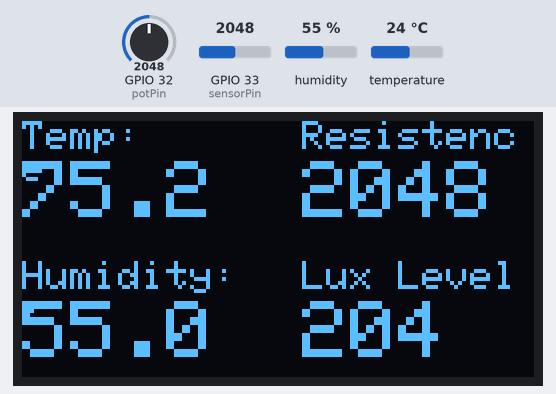
Simulated run of this sketch. Board: ESP32. Parts: 128×64 one-colour display. The test bench sets the inputs (shaded band); at power-on: humidity 55 %, GPIO 32 (potPin) = 2048, GPIO 33 (sensorPin) = 2048, temperature 24 °C. What the sketch prints to the serial monitor is not drawn.

Above: at 4.6 s.
4.7 s: humidity set to 22 %
At 7.3 s:
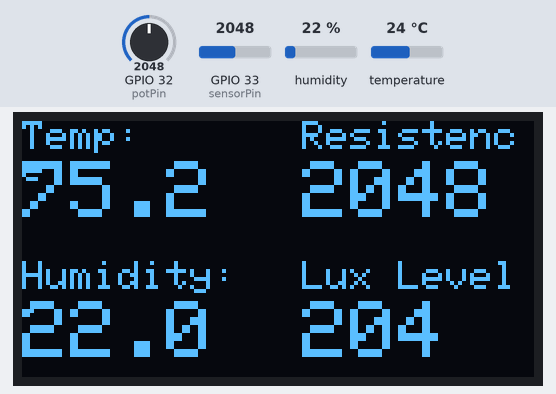
7.7 s: GPIO 32 (potPin) set to 2866
At 8.4 s:
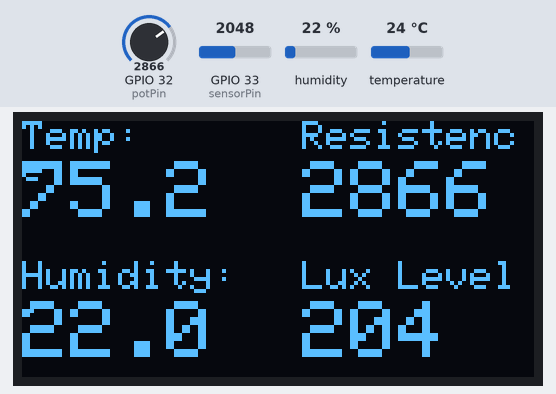
10.7 s: GPIO 33 (sensorPin) set to 2866
At 13.0 s:
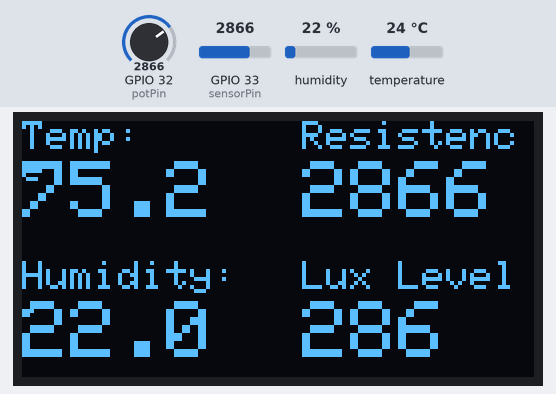
13.7 s: temperature set to 12 °C
At 15.2 s:
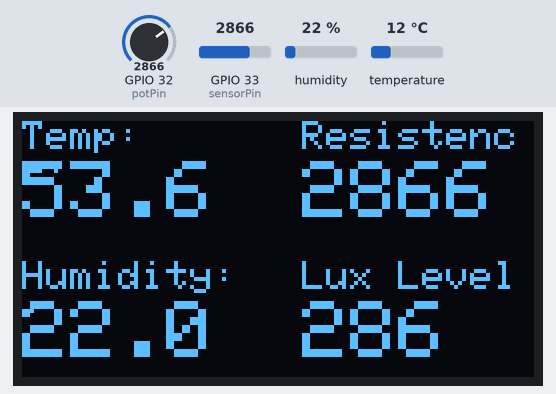
16.7 s: GPIO 32 (potPin) set to 3972
At 19.6 s:
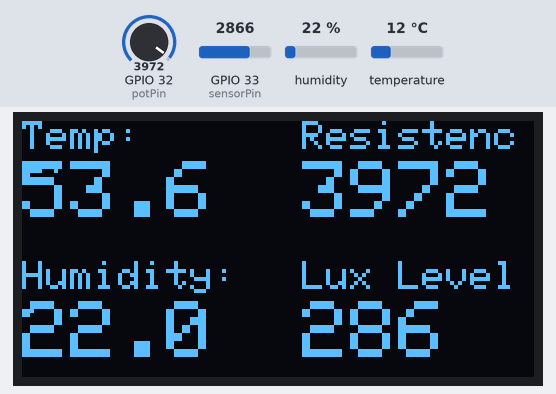
19.9 s: GPIO 33 (sensorPin) set to 3972
At 21.9 s:
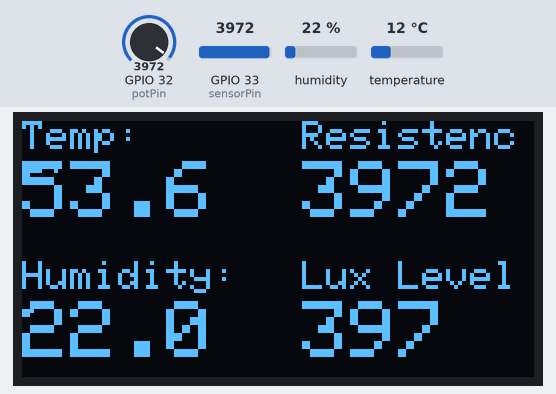
Timing chart, 0 to 23.4 s (numbered marks = the images above; inputs shaded):
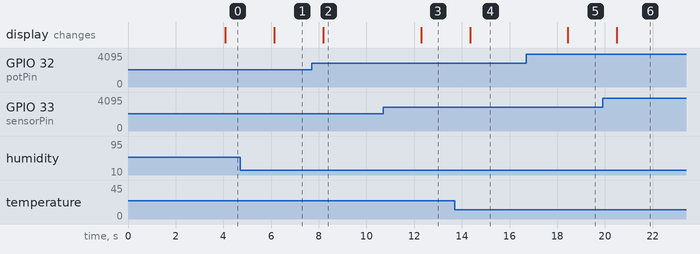

The sketch:

Show_4_Sensors.ino
```cpp
/*
By Stephen Borsay for Cloudboard.cc  ---  https://github.com/sborsay
*/

#include <Wire.h>
#include <Adafruit_GFX.h>
#include <Adafruit_SSD1306.h>
#include <Adafruit_Sensor.h>
#include <DHT.h>

#define SCREEN_WIDTH 128 // OLED display width, in pixels
#define SCREEN_HEIGHT 64 // OLED display height, in pixels

// Declaration for an SSD1306 display connected to I2C (SDA, SCL pins)
Adafruit_SSD1306 display(SCREEN_WIDTH, SCREEN_HEIGHT, &Wire, -1);

const int sensorPin = 33; //GL5528 phtoresistor on GPIO23
int lightLevel;
const int potPin = 32;     //pin with 10k trimmer potentiometer
int potValue;

#define DHTPIN 15     // Digital pin connected to the DHT sensor

// Uncomment the type of sensor in use:
#define DHTTYPE    DHT11     // DHT 11
//#define DHTTYPE    DHT22     // DHT 22 (AM2302)
//#define DHTTYPE    DHT21     // DHT 21 (AM2301)

DHT dht(DHTPIN, DHTTYPE);


void setup() {
  Serial.begin(115200);

  dht.begin();

  if(!display.begin(SSD1306_SWITCHCAPVCC, 0x3C)) {
    Serial.println(F("SSD1306 allocation failed"));
    for(;;);
  }
  delay(2000);
  display.clearDisplay();
  display.setTextColor(WHITE);
}

void loop() {
  delay(2000);

   lightLevel = analogRead(sensorPin);
   Serial.println((String)"The Photoresistor light level is: " + lightLevel);

   potValue = analogRead(potPin);
   Serial.println((String)"The Potentiometer Trimmer resistence is: " + potValue);

  //read temperature and humidity
  float t = dht.readTemperature();
  float h = dht.readHumidity();
  if (isnan(h) || isnan(t)) {
    Serial.println("Failed to read from DHT sensor!");
  }

   Serial.println((String)"The Temperature value in ° Celcius is: " + t);
   Serial.println((String)"The humidity index % is: " + h);

  //clear display
  display.clearDisplay();

  // display temperature
  display.setTextSize(1);
  display.setCursor(0,0); //display.setCursor(x,y) – set the coordinates to start writing text
  display.print("Temp:");
  display.setTextSize(2);
  display.setCursor(0,10);
  display.print(((t * 9/5) + 32),1);  // (°C × 9/5) + 32 = °F

  // display humidity
  display.setTextSize(1);
  display.setCursor(0, 35);
  display.print("Humidity:");
  display.setTextSize(2);
  display.setCursor(0, 45);
  display.print(h,1);
 //display.print("%");


  // display resistence
  display.setTextSize(1);
  display.setCursor(70, 0);
  display.print("Resistence:");
  display.setTextSize(2);
  display.setCursor(70, 10);
  display.print(potValue);  //normalize 24 turn 10k trimmer to keep magigniture in line


  // display light level
  display.setTextSize(1);
  display.setCursor(70,35);
  display.print("Lux Level:");
  display.setTextSize(2);
  display.setCursor(70, 45);
  display.print(lightLevel/10); //normalize lux to same magnitude as enviro readings

  display.display();
}
```

Measured:
- after the input at 4.7 s, the display: changes after 1.4 s (image 1)
- after the input at 7.7 s, the display: changes after 0.49 s (image 2)
- after the input at 10.7 s, the display: changes after 1.6 s (image 3)
- after the input at 13.7 s, the display: changes after 0.64 s (image 4)
- after the input at 16.7 s, the display: changes after 1.7 s (image 5)
- after the input at 19.9 s, the display: changes after 0.60 s (image 6)
